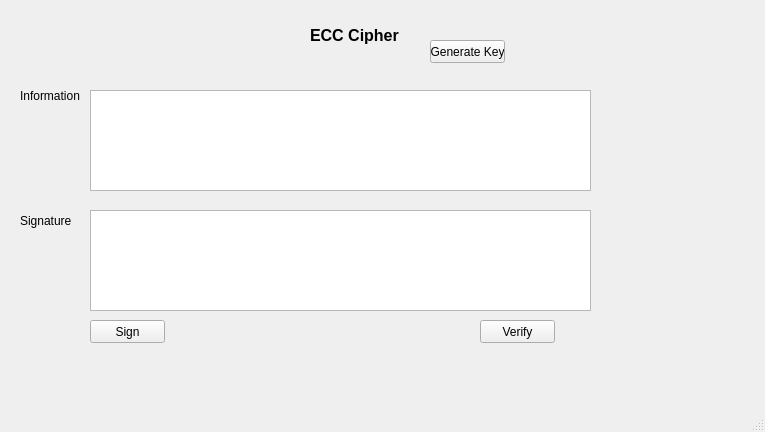
<?xml version="1.0" encoding="UTF-8"?>
<ui version="4.0">
 <class>MainWindow</class>
 <widget class="QMainWindow" name="MainWindow">
  <property name="geometry">
   <rect>
    <x>0</x>
    <y>0</y>
    <width>765</width>
    <height>432</height>
   </rect>
  </property>
  <property name="windowTitle">
   <string>MainWindow</string>
  </property>
  <widget class="QWidget" name="centralwidget">
   <widget class="QLabel" name="label">
    <property name="geometry">
     <rect>
      <x>310</x>
      <y>10</y>
      <width>191</width>
      <height>51</height>
     </rect>
    </property>
    <property name="font">
     <font>
      <pointsize>12</pointsize>
      <weight>75</weight>
      <bold>true</bold>
     </font>
    </property>
    <property name="text">
     <string>ECC Cipher</string>
    </property>
   </widget>
   <widget class="QLabel" name="label_2">
    <property name="geometry">
     <rect>
      <x>20</x>
      <y>80</y>
      <width>91</width>
      <height>31</height>
     </rect>
    </property>
    <property name="text">
     <string>Information</string>
    </property>
   </widget>
   <widget class="QLabel" name="label_3">
    <property name="geometry">
     <rect>
      <x>20</x>
      <y>210</y>
      <width>61</width>
      <height>21</height>
     </rect>
    </property>
    <property name="text">
     <string>Signature</string>
    </property>
   </widget>
   <widget class="QTextEdit" name="txt_info">
    <property name="geometry">
     <rect>
      <x>90</x>
      <y>90</y>
      <width>501</width>
      <height>101</height>
     </rect>
    </property>
   </widget>
   <widget class="QTextEdit" name="txt_sign">
    <property name="geometry">
     <rect>
      <x>90</x>
      <y>210</y>
      <width>501</width>
      <height>101</height>
     </rect>
    </property>
   </widget>
   <widget class="QPushButton" name="btn_genkey">
    <property name="geometry">
     <rect>
      <x>430</x>
      <y>40</y>
      <width>75</width>
      <height>23</height>
     </rect>
    </property>
    <property name="text">
     <string>Generate Key</string>
    </property>
   </widget>
   <widget class="QPushButton" name="btn_sign">
    <property name="geometry">
     <rect>
      <x>90</x>
      <y>320</y>
      <width>75</width>
      <height>23</height>
     </rect>
    </property>
    <property name="text">
     <string>Sign</string>
    </property>
   </widget>
   <widget class="QPushButton" name="btn_verify">
    <property name="geometry">
     <rect>
      <x>480</x>
      <y>320</y>
      <width>75</width>
      <height>23</height>
     </rect>
    </property>
    <property name="text">
     <string>Verify</string>
    </property>
   </widget>
  </widget>
  <widget class="QMenuBar" name="menubar">
   <property name="geometry">
    <rect>
     <x>0</x>
     <y>0</y>
     <width>765</width>
     <height>21</height>
    </rect>
   </property>
  </widget>
  <widget class="QStatusBar" name="statusbar"/>
 </widget>
 <resources/>
 <connections/>
</ui>
